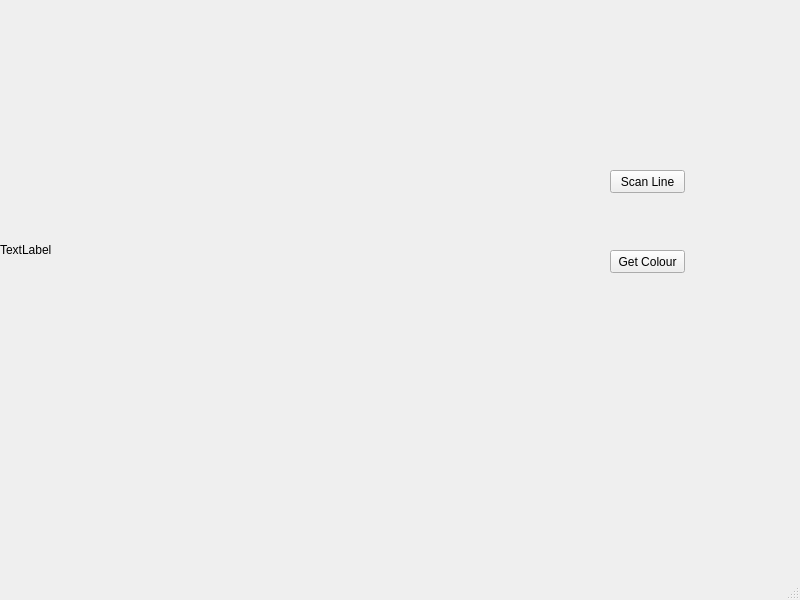
<?xml version="1.0" encoding="UTF-8"?>
<ui version="4.0">
 <class>MainWindow</class>
 <widget class="QMainWindow" name="MainWindow">
  <property name="geometry">
   <rect>
    <x>0</x>
    <y>0</y>
    <width>800</width>
    <height>600</height>
   </rect>
  </property>
  <property name="windowTitle">
   <string>MainWindow</string>
  </property>
  <widget class="QWidget" name="centralwidget">
   <widget class="QLabel" name="label">
    <property name="geometry">
     <rect>
      <x>0</x>
      <y>0</y>
      <width>500</width>
      <height>500</height>
     </rect>
    </property>
    <property name="text">
     <string>TextLabel</string>
    </property>
   </widget>
   <widget class="QPushButton" name="pushButton">
    <property name="geometry">
     <rect>
      <x>610</x>
      <y>170</y>
      <width>75</width>
      <height>23</height>
     </rect>
    </property>
    <property name="text">
     <string>Scan Line</string>
    </property>
   </widget>
   <widget class="QPushButton" name="pushButton_2">
    <property name="geometry">
     <rect>
      <x>610</x>
      <y>250</y>
      <width>75</width>
      <height>23</height>
     </rect>
    </property>
    <property name="text">
     <string>Get Colour</string>
    </property>
   </widget>
  </widget>
  <widget class="QMenuBar" name="menubar">
   <property name="geometry">
    <rect>
     <x>0</x>
     <y>0</y>
     <width>800</width>
     <height>21</height>
    </rect>
   </property>
  </widget>
  <widget class="QStatusBar" name="statusbar"/>
 </widget>
 <resources/>
 <connections/>
</ui>
